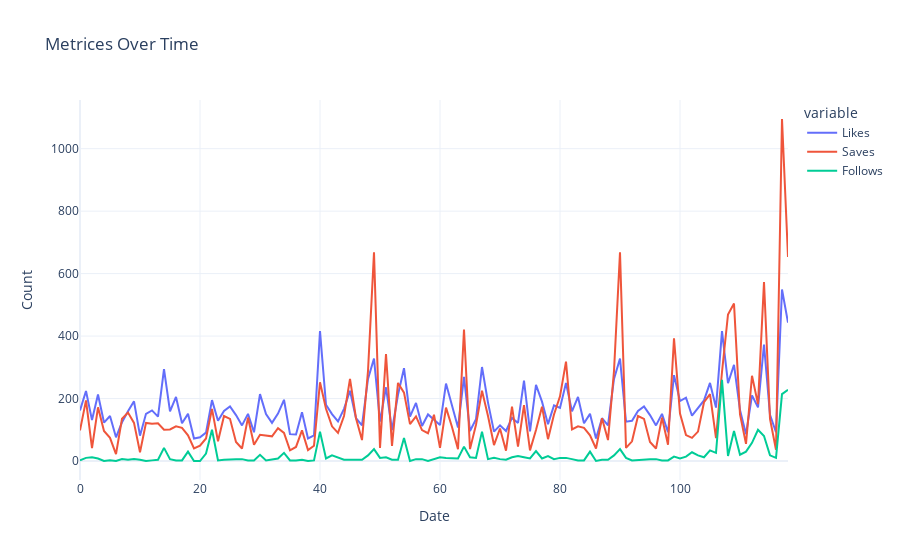

The cell this chart's notebook holds for it:
### Code cell
#Looking at all metrices like Likes, Saves and Follows

fig = px.line(data_frame=df, y=["Likes", "Saves", "Follows"], title="Metrices Over Time")
fig.update_layout(
    xaxis_title = "Date",
    yaxis_title = 'Count'
)

fig.show()

### Figure 1 — Plotly figure (JSON) as saved in the notebook; plotly's stock layout.template omitted (floating-point values rounded to 4 significant figures)
{"data": [{"hovertemplate": "variable=Likes<br>index=%{x}<br>value=%{y}<extra></extra>", "legendgroup": "Likes", "line": {"color": "#636efa", "dash": "solid"}, "marker": {"symbol": "circle"}, "mode": "lines", "name": "Likes", "orientation": "v", "showlegend": true, "type": "scatter", "x": [0, 1, 2, 3, 4, 5, 6, 7, 8, 9, 10, 11, 12, 13, 14, 15, 16, 17, 18, 19, 20, 21, 22, 23, 24, 25, 26, 27, 28, 29, 30, 31, 32, 33, 34, 35, 36, 37, 38, 39, 40, 41, 42, 43, 44, 45, 46, 47, 48, 49, 50, 51, 52, 53, 54, 55, 56, 57, 58, 59, 60, 61, 62, 63, 64, 65, 66, 67, 68, 69, 70, 71, 72, 73, 74, 75, 76, 77, 78, 79, 80, 81, 82, 83, 84, 85, 86, 87, 88, 89, 90, 91, 92, 93, 94, 95, 96, 97, 98, 99, 100, 101, 102, 103, 104, 105, 106, 107, 108, 109, 110, 111, 112, 113, 114, 115, 116, 117, 118], "xaxis": "x", "y": [162, 224, 131, 213, 123, 144, 76, 124, 159, 191, 81, 151, 162, 142, 294, 159, 205, 121, 151, 72, 76, 91, 195, 129, 160, 175, 147, 114, 151, 92, 214, 150, 122, 152, 196, 86, 85, 156, 72, 82, 416, 180, 150, 127, 167, 225, 137, 114, 263, 328, 126, 236, 99, 212, 297, 142, 186, 112, 149, 132, 115, 248, 178, 107, 269, 96, 134, 301, 187, 94, 114, 96, 138, 122, 257, 95, 244, 190, 118, 178, 170, 250, 159, 205, 121, 151, 72, 137, 114, 263, 328, 126, 129, 160, 175, 147, 114, 151, 92, 275, 192, 203, 145, 168, 194, 250, 171, 416, 249, 308, 163, 86, 210, 172, 373, 148, 92, 549, 443], "yaxis": "y"}, {"hovertemplate": "variable=Saves<br>index=%{x}<br>value=%{y}<extra></extra>", "legendgroup": "Saves", "line": {"color": "#EF553B", "dash": "solid"}, "marker": {"symbol": "circle"}, "mode": "lines", "name": "Saves", "orientation": "v", "showlegend": true, "type": "scatter", "x": [0, 1, 2, 3, 4, 5, 6, 7, 8, 9, 10, 11, 12, 13, 14, 15, 16, 17, 18, 19, 20, 21, 22, 23, 24, 25, 26, 27, 28, 29, 30, 31, 32, 33, 34, 35, 36, 37, 38, 39, 40, 41, 42, 43, 44, 45, 46, 47, 48, 49, 50, 51, 52, 53, 54, 55, 56, 57, 58, 59, 60, 61, 62, 63, 64, 65, 66, 67, 68, 69, 70, 71, 72, 73, 74, 75, 76, 77, 78, 79, 80, 81, 82, 83, 84, 85, 86, 87, 88, 89, 90, 91, 92, 93, 94, 95, 96, 97, 98, 99, 100, 101, 102, 103, 104, 105, 106, 107, 108, 109, 110, 111, 112, 113, 114, 115, 116, 117, 118], "xaxis": "x", "y": [98, 194, 41, 172, 96, 74, 22, 135, 155, 122, 28, 122, 119, 121, 100, 101, 111, 106, 82, 40, 49, 72, 167, 63, 144, 135, 61, 40, 139, 52, 84, 81, 79, 105, 90, 34, 45, 98, 35, 49, 252, 167, 111, 90, 144, 263, 137, 67, 288, 668, 42, 342, 48, 250, 219, 118, 143, 99, 89, 148, 42, 171, 109, 38, 421, 38, 116, 225, 144, 51, 104, 33, 174, 46, 179, 34, 99, 174, 70, 149, 207, 318, 101, 111, 106, 82, 40, 137, 67, 288, 668, 42, 63, 144, 135, 61, 40, 139, 52, 393, 152, 83, 74, 94, 188, 214, 73, 285, 469, 504, 149, 55, 273, 182, 573, 135, 36, 1095, 653], "yaxis": "y"}, {"hovertemplate": "variable=Follows<br>index=%{x}<br>value=%{y}<extra></extra>", "legendgroup": "Follows", "line": {"color": "#00cc96", "dash": "solid"}, "marker": {"symbol": "circle"}, "mode": "lines", "name": "Follows", "orientation": "v", "showlegend": true, "type": "scatter", "x": [0, 1, 2, 3, 4, 5, 6, 7, 8, 9, 10, 11, 12, 13, 14, 15, 16, 17, 18, 19, 20, 21, 22, 23, 24, 25, 26, 27, 28, 29, 30, 31, 32, 33, 34, 35, 36, 37, 38, 39, 40, 41, 42, 43, 44, 45, 46, 47, 48, 49, 50, 51, 52, 53, 54, 55, 56, 57, 58, 59, 60, 61, 62, 63, 64, 65, 66, 67, 68, 69, 70, 71, 72, 73, 74, 75, 76, 77, 78, 79, 80, 81, 82, 83, 84, 85, 86, 87, 88, 89, 90, 91, 92, 93, 94, 95, 96, 97, 98, 99, 100, 101, 102, 103, 104, 105, 106, 107, 108, 109, 110, 111, 112, 113, 114, 115, 116, 117, 118], "xaxis": "x", "y": [2, 10, 12, 8, 0, 2, 0, 6, 4, 6, 4, 0, 2, 4, 42, 6, 2, 2, 30, 0, 0, 24, 100, 2, 4, 6, 6, 6, 2, 2, 20, 2, 4, 8, 26, 2, 2, 4, 0, 2, 94, 8, 18, 10, 4, 4, 4, 4, 18, 38, 10, 12, 4, 4, 74, 0, 6, 6, 0, 6, 12, 10, 8, 8, 46, 12, 10, 94, 6, 10, 6, 4, 12, 16, 12, 8, 32, 8, 16, 6, 10, 10, 6, 2, 2, 30, 0, 4, 4, 18, 38, 10, 2, 4, 6, 6, 6, 2, 2, 14, 8, 14, 28, 18, 12, 34, 26, 260, 16, 96, 20, 30, 58, 100, 80, 18, 10, 214, 228], "yaxis": "y"}], "layout": {"legend": {"title": {"text": "variable"}, "tracegroupgap": 0}, "title": {"text": "Metrices Over Time"}, "xaxis": {"anchor": "y", "domain": [0, 1], "title": {"text": "Date"}}, "yaxis": {"anchor": "x", "domain": [0, 1], "title": {"text": "Count"}}}}
